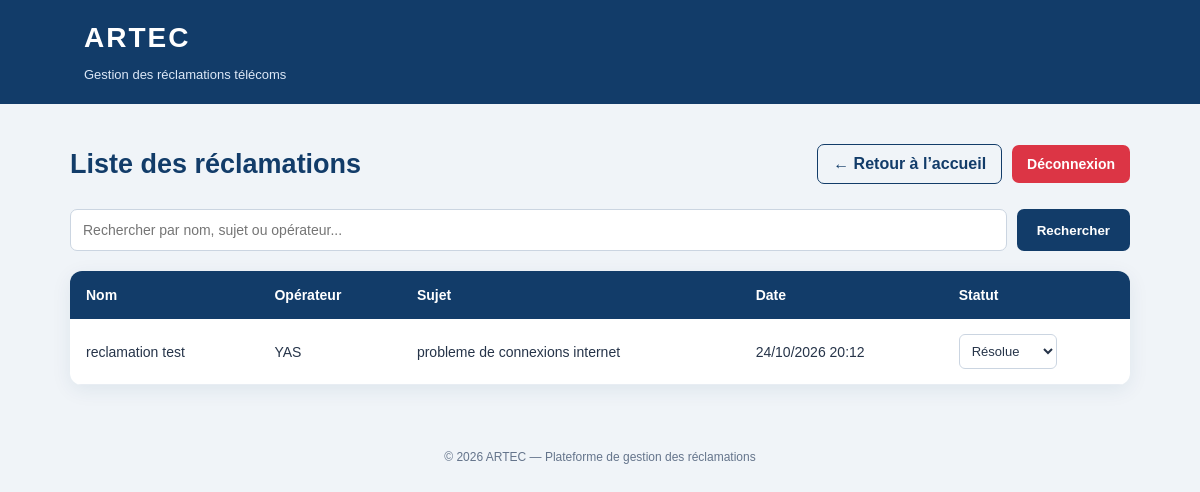
/reclamations/liste-reclamations/ (signed in), run on the app's committed database.
### reclamations/models.py (models this page shows, shortened)
class Reclamation(models.Model):
    reference = models.UUIDField(
        default=uuid.uuid4,
        unique=True,
        editable=False
    )
    nom = models.CharField(max_length=100)
    email = models.EmailField()
    OPERATEURS = [
        ('YAS', 'YAS'),
        ('Orange', 'Orange'),
        ('Airtel', 'Airtel'),
    ]
    operateur = models.CharField(max_length=20, choices=OPERATEURS)
    sujet = models.CharField(max_length=200)
    description = models.TextField()
    date_creation = models.DateTimeField(auto_now_add=True)
    statut = models.CharField(max_length=20, default="En attente")

### reclamations/views.py (the view, shortened to what this page needs)
# urls.py: path('liste-reclamations/', views.liste_reclamations, name='liste_reclamations'),
@login_required
def liste_reclamations(request):
    if (
        request.user.is_superuser
        or request.user.groups.filter(name='ARTEC').exists()
    ):
        reclamations = Reclamation.objects.all()
    recherche = request.GET.get('recherche', '').strip()
    if recherche:
        reclamations = reclamations.filter(
            Q(nom__icontains=recherche)
            | Q(sujet__icontains=recherche)
            | Q(operateur__icontains=recherche)
        )
    reclamations = reclamations.order_by('-date_creation')
    return render(request, 'reclamations/liste_reclamations.html', {
        'reclamations': reclamations,
        'recherche': recherche
    })

### reclamations/templates/reclamations/liste_reclamations.html (shortened to what this page needs)
<!DOCTYPE html>
<html lang="fr">
<head>
</head>
<body>
    <header>
        <h2>ARTEC</h2>
        <p>Gestion des réclamations télécoms</p>
    </header>
    <main class="container">
        <div class="top">
            <h1>Liste des réclamations</h1>
            <div class="top-actions">
                <a href="/" class="back">← Retour à l’accueil</a>
                <form method="post"
                      action="{% url 'deconnexion' %}"
                      class="logout-form">
                    <button type="submit" class="logout-button">
                        Déconnexion
                    </button>
                </form>
            </div>
        </div>
        <form method="get" class="search-form">
            <input
                type="text"
                name="recherche"
                class="search-input"
                placeholder="Rechercher par nom, sujet ou opérateur..."
                value="{{ recherche }}"
            >
            <button type="submit" class="search-button">
                Rechercher
            </button>
        </form>
        <div class="table-box">
            <table>
                <thead>
                    <tr>
                        <th>Nom</th>
                        <th>Opérateur</th>
                        <th>Sujet</th>
                        <th>Date</th>
                        <th>Statut</th>
                    </tr>
                </thead>
                <tbody>
                    {% for reclamation in reclamations %}
                    <tr>
                        <td>{{ reclamation.nom }}</td>
                        <td>{{ reclamation.operateur }}</td>
                        <td>{{ reclamation.sujet }}</td>
                        <td>{{ reclamation.date_creation|date:"d/m/Y H:i" }}</td>
                        <td>
                            <form method="post"
                                  action="{% url 'modifier_statut' reclamation.id %}">
                                <select name="statut"
                                        class="status-select"
                                        onchange="this.form.submit()">
                                    <option value="Résolue"
                                        {% if reclamation.statut == "Résolue" %}selected{% endif %}>
                                        Résolue
                                    </option>
                                </select>
                            </form>
                        </td>
                    </tr>
                    {% empty %}
                    <tr>
                        <td colspan="5" class="empty">
                            Aucune réclamation enregistrée.
                        </td>
                    </tr>
                    {% endfor %}
                </tbody>
            </table>
        </div>
    </main>
    <footer>
        &copy; 2026 ARTEC — Plateforme de gestion des réclamations
    </footer>
</body>
</html>

### reclamations/templates/reclamations/liste_reclamations.html (style rules this page uses)
* { box-sizing: border-box; }
body { margin: 0; font-family: Arial, sans-serif; background: #f0f4f8; color: #263449; }
header { background: #123c69; color: white; padding: 22px 7%; }
header h2 { margin: 0; font-size: 28px; letter-spacing: 2px; }
header p { margin-bottom: 0; color: #dce8f7; font-size: 13px; }
.container { max-width: 1100px; margin: 40px auto; padding: 0 20px; }
.top { display: flex; justify-content: space-between; align-items: center; flex-wrap: wrap; gap: 15px; margin-bottom: 25px; }
h1 { color: #123c69; margin: 0; font-size: 27px; }
.top-actions { display: flex; align-items: center; flex-wrap: wrap; gap: 10px; }
.back { display: inline-block; color: #123c69; text-decoration: none; font-weight: bold; padding: 10px 15px; border: 1px solid #123c69; border-radius: 7px; }
.logout-form { margin: 0; }
.logout-button { padding: 11px 15px; background: #dc3545; color: white; border: none; border-radius: 7px; font-weight: bold; cursor: pointer; font-size: 14px; }
.search-form { display: flex; gap: 10px; flex-wrap: wrap; margin-bottom: 20px; }
.search-input { flex: 1; min-width: 200px; padding: 12px; border: 1px solid #cbd5e1; border-radius: 7px; font-size: 14px; }
.search-button { padding: 12px 20px; background: #123c69; color: white; border: none; border-radius: 7px; cursor: pointer; font-weight: bold; }
.table-box { background: white; border-radius: 12px; overflow-x: auto; box-shadow: 0 5px 20px rgba(18, 60, 105, 0.08); }
table { width: 100%; border-collapse: collapse; min-width: 650px; }
th { background: #123c69; color: white; padding: 16px; text-align: left; font-size: 14px; }
td { padding: 15px 16px; border-bottom: 1px solid #e8edf3; font-size: 14px; }
.status-select { padding: 8px; border: 1px solid #cbd5e1; border-radius: 6px; background: white; color: #263449; font-size: 13px; cursor: pointer; }
footer { text-align: center; padding: 25px 15px; color: #64748b; font-size: 12px; }

### data on the page
Reclamation: nom "reclamation test", operateur "YAS", sujet "probleme de connexions internet", date_creation "24/10/2026 20:12", statut "Résolue"
